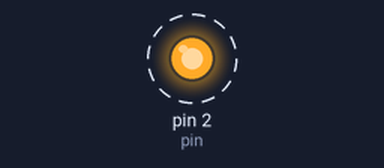
This sketch was run on a simulated Arduino Uno, built with avr-gcc and run on an emulated ATmega328P. On the bench: output pins drawn as LEDs (lit = HIGH). Dashed ring = blinking.

Above: at 0.5 s.
Timing chart, 0 to 4.6 s (numbered marks = the images above):
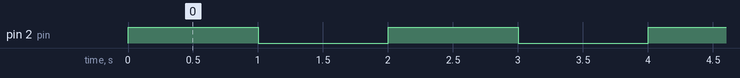

The sketch:

test.ino
```cpp
void setup() {
  // put your setup code here, to run once:
 pinMode(2, OUTPUT);
}

void loop() {
  int pin = 2;
  // put your main code here, to run repeatedly:
digitalWrite(pin, HIGH);    // sets the digital pin 13 on
delay(1000);
digitalWrite(pin, LOW);       // sets the digital pin 13 on
delay(1000);
}
```

Measured:
- by itself, pin 2 (pin): alternates HIGH for 1.0 s and LOW for 1.0 s
